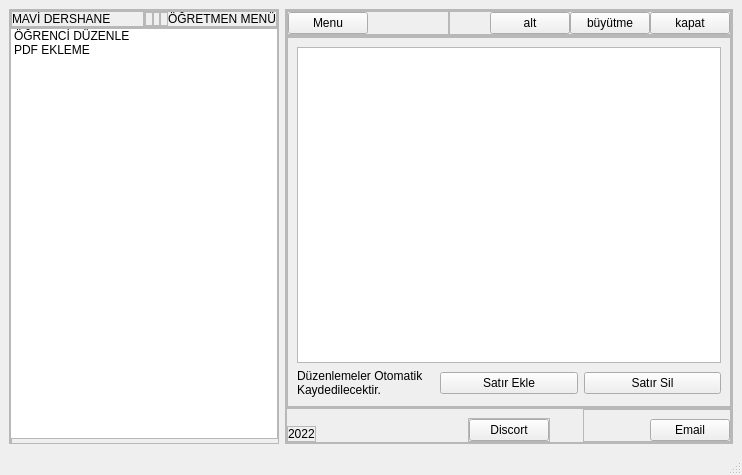
<?xml version="1.0" encoding="UTF-8"?>
<ui version="4.0">
 <class>MainWindow</class>
 <widget class="QMainWindow" name="MainWindow">
  <property name="geometry">
   <rect>
    <x>0</x>
    <y>0</y>
    <width>742</width>
    <height>475</height>
   </rect>
  </property>
  <property name="windowTitle">
   <string>MainWindow</string>
  </property>
  <widget class="QWidget" name="centralwidget">
   <layout class="QHBoxLayout" name="horizontalLayout">
    <item>
     <widget class="QFrame" name="frame_2">
      <property name="minimumSize">
       <size>
        <width>0</width>
        <height>0</height>
       </size>
      </property>
      <property name="maximumSize">
       <size>
        <width>500</width>
        <height>16777215</height>
       </size>
      </property>
      <property name="frameShape">
       <enum>QFrame::StyledPanel</enum>
      </property>
      <property name="frameShadow">
       <enum>QFrame::Raised</enum>
      </property>
      <layout class="QVBoxLayout" name="verticalLayout">
       <property name="spacing">
        <number>0</number>
       </property>
       <property name="leftMargin">
        <number>0</number>
       </property>
       <property name="topMargin">
        <number>0</number>
       </property>
       <property name="rightMargin">
        <number>0</number>
       </property>
       <property name="bottomMargin">
        <number>0</number>
       </property>
       <item alignment="Qt::AlignTop">
        <widget class="QFrame" name="frame_3">
         <property name="frameShape">
          <enum>QFrame::StyledPanel</enum>
         </property>
         <property name="frameShadow">
          <enum>QFrame::Raised</enum>
         </property>
         <layout class="QHBoxLayout" name="horizontalLayout_4">
          <property name="spacing">
           <number>0</number>
          </property>
          <property name="leftMargin">
           <number>0</number>
          </property>
          <property name="topMargin">
           <number>0</number>
          </property>
          <property name="rightMargin">
           <number>0</number>
          </property>
          <property name="bottomMargin">
           <number>0</number>
          </property>
          <item>
           <widget class="QFrame" name="frame_15">
            <property name="frameShape">
             <enum>QFrame::StyledPanel</enum>
            </property>
            <property name="frameShadow">
             <enum>QFrame::Raised</enum>
            </property>
            <layout class="QHBoxLayout" name="horizontalLayout_8">
             <property name="spacing">
              <number>0</number>
             </property>
             <property name="leftMargin">
              <number>0</number>
             </property>
             <property name="topMargin">
              <number>0</number>
             </property>
             <property name="rightMargin">
              <number>0</number>
             </property>
             <property name="bottomMargin">
              <number>0</number>
             </property>
             <item alignment="Qt::AlignLeft|Qt::AlignTop">
              <widget class="QLabel" name="reklam_yazi">
               <property name="text">
                <string>MAVİ DERSHANE</string>
               </property>
              </widget>
             </item>
            </layout>
           </widget>
          </item>
          <item>
           <widget class="QFrame" name="frame_16">
            <property name="frameShape">
             <enum>QFrame::StyledPanel</enum>
            </property>
            <property name="frameShadow">
             <enum>QFrame::Raised</enum>
            </property>
            <layout class="QHBoxLayout" name="horizontalLayout_9">
             <property name="spacing">
              <number>0</number>
             </property>
             <property name="leftMargin">
              <number>0</number>
             </property>
             <property name="topMargin">
              <number>0</number>
             </property>
             <property name="rightMargin">
              <number>0</number>
             </property>
             <property name="bottomMargin">
              <number>0</number>
             </property>
             <item>
              <widget class="QFrame" name="frame_17">
               <property name="frameShape">
                <enum>QFrame::StyledPanel</enum>
               </property>
               <property name="frameShadow">
                <enum>QFrame::Raised</enum>
               </property>
              </widget>
             </item>
             <item>
              <widget class="QFrame" name="frame_18">
               <property name="frameShape">
                <enum>QFrame::StyledPanel</enum>
               </property>
               <property name="frameShadow">
                <enum>QFrame::Raised</enum>
               </property>
              </widget>
             </item>
             <item>
              <widget class="QFrame" name="frame_19">
               <property name="frameShape">
                <enum>QFrame::StyledPanel</enum>
               </property>
               <property name="frameShadow">
                <enum>QFrame::Raised</enum>
               </property>
              </widget>
             </item>
             <item alignment="Qt::AlignLeft|Qt::AlignTop">
              <widget class="QLabel" name="bilgi_yazi">
               <property name="text">
                <string>ÖĞRETMEN MENÜ</string>
               </property>
              </widget>
             </item>
            </layout>
           </widget>
          </item>
         </layout>
        </widget>
       </item>
       <item>
        <widget class="QListWidget" name="grevler">
         <property name="textElideMode">
          <enum>Qt::ElideLeft</enum>
         </property>
         <property name="verticalScrollMode">
          <enum>QAbstractItemView::ScrollPerItem</enum>
         </property>
         <property name="horizontalScrollMode">
          <enum>QAbstractItemView::ScrollPerItem</enum>
         </property>
         <property name="movement">
          <enum>QListView::Static</enum>
         </property>
         <property name="flow">
          <enum>QListView::TopToBottom</enum>
         </property>
         <property name="isWrapping" stdset="0">
          <bool>false</bool>
         </property>
         <item>
          <property name="text">
           <string>ÖĞRENCİ DÜZENLE</string>
          </property>
         </item>
         <item>
          <property name="text">
           <string>PDF EKLEME</string>
          </property>
         </item>
        </widget>
       </item>
       <item alignment="Qt::AlignLeft">
        <widget class="QFrame" name="frame_4">
         <property name="frameShape">
          <enum>QFrame::StyledPanel</enum>
         </property>
         <property name="frameShadow">
          <enum>QFrame::Raised</enum>
         </property>
         <layout class="QVBoxLayout" name="verticalLayout_4">
          <property name="spacing">
           <number>0</number>
          </property>
          <property name="leftMargin">
           <number>0</number>
          </property>
          <property name="topMargin">
           <number>0</number>
          </property>
          <property name="rightMargin">
           <number>0</number>
          </property>
          <property name="bottomMargin">
           <number>0</number>
          </property>
         </layout>
        </widget>
       </item>
       <item alignment="Qt::AlignLeft|Qt::AlignBottom">
        <widget class="QFrame" name="frame_5">
         <property name="frameShape">
          <enum>QFrame::StyledPanel</enum>
         </property>
         <property name="frameShadow">
          <enum>QFrame::Raised</enum>
         </property>
         <layout class="QVBoxLayout" name="verticalLayout_5">
          <property name="spacing">
           <number>0</number>
          </property>
          <property name="leftMargin">
           <number>0</number>
          </property>
          <property name="topMargin">
           <number>0</number>
          </property>
          <property name="rightMargin">
           <number>0</number>
          </property>
          <property name="bottomMargin">
           <number>0</number>
          </property>
         </layout>
        </widget>
       </item>
      </layout>
     </widget>
    </item>
    <item>
     <widget class="QFrame" name="frame">
      <property name="frameShape">
       <enum>QFrame::StyledPanel</enum>
      </property>
      <property name="frameShadow">
       <enum>QFrame::Raised</enum>
      </property>
      <layout class="QVBoxLayout" name="verticalLayout_2">
       <property name="spacing">
        <number>0</number>
       </property>
       <property name="leftMargin">
        <number>0</number>
       </property>
       <property name="topMargin">
        <number>0</number>
       </property>
       <property name="rightMargin">
        <number>0</number>
       </property>
       <property name="bottomMargin">
        <number>0</number>
       </property>
       <item>
        <widget class="QFrame" name="frame_6">
         <property name="frameShape">
          <enum>QFrame::StyledPanel</enum>
         </property>
         <property name="frameShadow">
          <enum>QFrame::Raised</enum>
         </property>
         <layout class="QHBoxLayout" name="horizontalLayout_2">
          <property name="spacing">
           <number>0</number>
          </property>
          <property name="leftMargin">
           <number>0</number>
          </property>
          <property name="topMargin">
           <number>0</number>
          </property>
          <property name="rightMargin">
           <number>0</number>
          </property>
          <property name="bottomMargin">
           <number>0</number>
          </property>
          <item>
           <widget class="QFrame" name="frame_9">
            <property name="frameShape">
             <enum>QFrame::StyledPanel</enum>
            </property>
            <property name="frameShadow">
             <enum>QFrame::Raised</enum>
            </property>
            <layout class="QHBoxLayout" name="horizontalLayout_7">
             <property name="spacing">
              <number>0</number>
             </property>
             <property name="leftMargin">
              <number>0</number>
             </property>
             <property name="topMargin">
              <number>0</number>
             </property>
             <property name="rightMargin">
              <number>0</number>
             </property>
             <property name="bottomMargin">
              <number>0</number>
             </property>
             <item>
              <widget class="QPushButton" name="slider">
               <property name="text">
                <string>Menu</string>
               </property>
              </widget>
             </item>
             <item>
              <spacer name="horizontalSpacer_5">
               <property name="orientation">
                <enum>Qt::Horizontal</enum>
               </property>
               <property name="sizeHint" stdset="0">
                <size>
                 <width>40</width>
                 <height>20</height>
                </size>
               </property>
              </spacer>
             </item>
             <item>
              <spacer name="horizontalSpacer">
               <property name="orientation">
                <enum>Qt::Horizontal</enum>
               </property>
               <property name="sizeHint" stdset="0">
                <size>
                 <width>40</width>
                 <height>20</height>
                </size>
               </property>
              </spacer>
             </item>
            </layout>
           </widget>
          </item>
          <item alignment="Qt::AlignRight|Qt::AlignTop">
           <widget class="QFrame" name="frame_10">
            <property name="frameShape">
             <enum>QFrame::StyledPanel</enum>
            </property>
            <property name="frameShadow">
             <enum>QFrame::Raised</enum>
            </property>
            <layout class="QHBoxLayout" name="horizontalLayout_5">
             <property name="spacing">
              <number>0</number>
             </property>
             <property name="leftMargin">
              <number>0</number>
             </property>
             <property name="topMargin">
              <number>0</number>
             </property>
             <property name="rightMargin">
              <number>0</number>
             </property>
             <property name="bottomMargin">
              <number>0</number>
             </property>
             <item>
              <spacer name="horizontalSpacer_2">
               <property name="orientation">
                <enum>Qt::Horizontal</enum>
               </property>
               <property name="sizeHint" stdset="0">
                <size>
                 <width>40</width>
                 <height>20</height>
                </size>
               </property>
              </spacer>
             </item>
             <item>
              <widget class="QPushButton" name="alt">
               <property name="text">
                <string>alt</string>
               </property>
              </widget>
             </item>
             <item>
              <widget class="QPushButton" name="full">
               <property name="text">
                <string>büyütme</string>
               </property>
              </widget>
             </item>
             <item>
              <widget class="QPushButton" name="kapat">
               <property name="text">
                <string>kapat</string>
               </property>
              </widget>
             </item>
            </layout>
           </widget>
          </item>
         </layout>
        </widget>
       </item>
       <item>
        <widget class="QFrame" name="frame_7">
         <property name="sizePolicy">
          <sizepolicy hsizetype="Preferred" vsizetype="Expanding">
           <horstretch>0</horstretch>
           <verstretch>0</verstretch>
          </sizepolicy>
         </property>
         <property name="frameShape">
          <enum>QFrame::StyledPanel</enum>
         </property>
         <property name="frameShadow">
          <enum>QFrame::Raised</enum>
         </property>
         <layout class="QVBoxLayout" name="verticalLayout_3">
          <property name="spacing">
           <number>0</number>
          </property>
          <property name="leftMargin">
           <number>0</number>
          </property>
          <property name="topMargin">
           <number>0</number>
          </property>
          <property name="rightMargin">
           <number>0</number>
          </property>
          <property name="bottomMargin">
           <number>0</number>
          </property>
          <item>
           <widget class="QStackedWidget" name="stackedWidget">
            <property name="frameShape">
             <enum>QFrame::StyledPanel</enum>
            </property>
            <property name="frameShadow">
             <enum>QFrame::Sunken</enum>
            </property>
            <property name="lineWidth">
             <number>1</number>
            </property>
            <property name="currentIndex">
             <number>0</number>
            </property>
            <widget class="QWidget" name="page">
             <layout class="QVBoxLayout" name="verticalLayout_6">
              <item>
               <widget class="QTableView" name="tableView"/>
              </item>
              <item>
               <layout class="QHBoxLayout" name="horizontalLayout_10">
                <item>
                 <widget class="QLabel" name="label">
                  <property name="text">
                   <string>Düzenlemeler Otomatik Kaydedilecektir.</string>
                  </property>
                  <property name="wordWrap">
                   <bool>true</bool>
                  </property>
                 </widget>
                </item>
                <item>
                 <widget class="QPushButton" name="gncl">
                  <property name="text">
                   <string>Satır Ekle</string>
                  </property>
                 </widget>
                </item>
                <item>
                 <widget class="QPushButton" name="sil">
                  <property name="text">
                   <string>Satır Sil</string>
                  </property>
                 </widget>
                </item>
               </layout>
              </item>
             </layout>
            </widget>
            <widget class="QWidget" name="page_2">
             <layout class="QVBoxLayout" name="verticalLayout_7">
              <item>
               <layout class="QHBoxLayout" name="horizontalLayout_14">
                <item>
                 <spacer name="horizontalSpacer_4">
                  <property name="orientation">
                   <enum>Qt::Horizontal</enum>
                  </property>
                  <property name="sizeHint" stdset="0">
                   <size>
                    <width>40</width>
                    <height>20</height>
                   </size>
                  </property>
                 </spacer>
                </item>
                <item alignment="Qt::AlignRight">
                 <widget class="QLabel" name="label_4">
                  <property name="text">
                   <string>GOOGLE DRİVE GİT</string>
                  </property>
                 </widget>
                </item>
                <item>
                 <widget class="QPushButton" name="pushButton_7">
                  <property name="text">
                   <string>&gt;</string>
                  </property>
                 </widget>
                </item>
                <item>
                 <spacer name="horizontalSpacer_3">
                  <property name="orientation">
                   <enum>Qt::Horizontal</enum>
                  </property>
                  <property name="sizeHint" stdset="0">
                   <size>
                    <width>40</width>
                    <height>20</height>
                   </size>
                  </property>
                 </spacer>
                </item>
               </layout>
              </item>
             </layout>
            </widget>
           </widget>
          </item>
         </layout>
        </widget>
       </item>
       <item alignment="Qt::AlignBottom">
        <widget class="QFrame" name="frame_8">
         <property name="frameShape">
          <enum>QFrame::StyledPanel</enum>
         </property>
         <property name="frameShadow">
          <enum>QFrame::Raised</enum>
         </property>
         <layout class="QHBoxLayout" name="horizontalLayout_3">
          <property name="spacing">
           <number>0</number>
          </property>
          <property name="leftMargin">
           <number>0</number>
          </property>
          <property name="topMargin">
           <number>0</number>
          </property>
          <property name="rightMargin">
           <number>0</number>
          </property>
          <property name="bottomMargin">
           <number>0</number>
          </property>
          <item alignment="Qt::AlignLeft|Qt::AlignBottom">
           <widget class="QFrame" name="frame_12">
            <property name="frameShape">
             <enum>QFrame::StyledPanel</enum>
            </property>
            <property name="frameShadow">
             <enum>QFrame::Raised</enum>
            </property>
            <layout class="QHBoxLayout" name="horizontalLayout_13">
             <property name="spacing">
              <number>0</number>
             </property>
             <property name="leftMargin">
              <number>0</number>
             </property>
             <property name="topMargin">
              <number>0</number>
             </property>
             <property name="rightMargin">
              <number>0</number>
             </property>
             <property name="bottomMargin">
              <number>0</number>
             </property>
             <item>
              <widget class="QLabel" name="tarih_yazi">
               <property name="text">
                <string>2022</string>
               </property>
              </widget>
             </item>
            </layout>
           </widget>
          </item>
          <item alignment="Qt::AlignHCenter|Qt::AlignBottom">
           <widget class="QFrame" name="frame_14">
            <property name="frameShape">
             <enum>QFrame::StyledPanel</enum>
            </property>
            <property name="frameShadow">
             <enum>QFrame::Raised</enum>
            </property>
            <layout class="QHBoxLayout" name="horizontalLayout_12">
             <property name="spacing">
              <number>0</number>
             </property>
             <property name="leftMargin">
              <number>0</number>
             </property>
             <property name="topMargin">
              <number>0</number>
             </property>
             <property name="rightMargin">
              <number>0</number>
             </property>
             <property name="bottomMargin">
              <number>0</number>
             </property>
             <item>
              <widget class="QPushButton" name="dicort">
               <property name="text">
                <string>Discort</string>
               </property>
              </widget>
             </item>
            </layout>
           </widget>
          </item>
          <item>
           <widget class="QFrame" name="frame_13">
            <property name="frameShape">
             <enum>QFrame::StyledPanel</enum>
            </property>
            <property name="frameShadow">
             <enum>QFrame::Raised</enum>
            </property>
            <layout class="QHBoxLayout" name="horizontalLayout_11">
             <property name="spacing">
              <number>0</number>
             </property>
             <property name="rightMargin">
              <number>0</number>
             </property>
             <property name="bottomMargin">
              <number>0</number>
             </property>
             <item alignment="Qt::AlignRight|Qt::AlignBottom">
              <widget class="QPushButton" name="email">
               <property name="text">
                <string>Email</string>
               </property>
              </widget>
             </item>
            </layout>
           </widget>
          </item>
         </layout>
        </widget>
       </item>
      </layout>
     </widget>
    </item>
   </layout>
  </widget>
  <widget class="QStatusBar" name="statusBar"/>
 </widget>
 <resources/>
 <connections/>
</ui>
